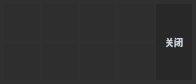
<?xml version="1.0" encoding="UTF-8"?>
<ui version="4.0">
 <class>QYDlgPano</class>
 <widget class="QWidget" name="QYDlgPano">
  <property name="geometry">
   <rect>
    <x>0</x>
    <y>0</y>
    <width>196</width>
    <height>84</height>
   </rect>
  </property>
  <property name="styleSheet">
   <string notr="true">QWidget{
color:rgba(200,207,217,255);
font-family:&quot;微软雅黑&quot;;
font-size:9px;
font-weight:bold;
background-color: rgba(48,48,48,255);
border-width: 0px;
border-style: solid;
border-radius:0px;
border-image:url(&quot;&quot;);
border-color:rgba(160,160,160,255);
}</string>
  </property>
  <widget class="QPushButton" name="butPano_1">
   <property name="geometry">
    <rect>
     <x>4</x>
     <y>4</y>
     <width>36</width>
     <height>36</height>
    </rect>
   </property>
   <property name="focusPolicy">
    <enum>Qt::NoFocus</enum>
   </property>
   <property name="styleSheet">
    <string notr="true">QWidget{
background-color:rgba(0,0,0,10);
border-image:url(&quot;:/QYRTSPWidget/16_0&quot;);
}
QPushButton:hover{
background-color:rgba(0,0,0,40);
}
QPushButton:pressed{
background-color:rgba(0,0,0,80);
margin-left:2px;
margin-top:2px;
}
</string>
   </property>
   <property name="text">
    <string/>
   </property>
   <property name="KeepAspect" stdset="0">
    <number>1</number>
   </property>
  </widget>
  <widget class="QPushButton" name="butPano_2">
   <property name="geometry">
    <rect>
     <x>42</x>
     <y>4</y>
     <width>36</width>
     <height>36</height>
    </rect>
   </property>
   <property name="focusPolicy">
    <enum>Qt::NoFocus</enum>
   </property>
   <property name="styleSheet">
    <string notr="true">QWidget{
background-color:rgba(0,0,0,10);
border-image:url(&quot;:/QYRTSPWidget/16_1&quot;);
}
QPushButton:hover{
background-color:rgba(0,0,0,40);
}
QPushButton:pressed{
background-color:rgba(0,0,0,80);
margin-left:2px;
margin-top:2px;
}
</string>
   </property>
   <property name="text">
    <string/>
   </property>
   <property name="KeepAspect" stdset="0">
    <number>1</number>
   </property>
  </widget>
  <widget class="QPushButton" name="butPano_3">
   <property name="geometry">
    <rect>
     <x>80</x>
     <y>4</y>
     <width>36</width>
     <height>36</height>
    </rect>
   </property>
   <property name="focusPolicy">
    <enum>Qt::NoFocus</enum>
   </property>
   <property name="styleSheet">
    <string notr="true">QWidget{
background-color:rgba(0,0,0,10);
border-image:url(&quot;:/QYRTSPWidget/16_2&quot;);
}
QPushButton:hover{
background-color:rgba(0,0,0,40);
}
QPushButton:pressed{
background-color:rgba(0,0,0,80);
margin-left:2px;
margin-top:2px;
}
</string>
   </property>
   <property name="text">
    <string/>
   </property>
   <property name="KeepAspect" stdset="0">
    <number>1</number>
   </property>
  </widget>
  <widget class="QPushButton" name="butPano_4">
   <property name="geometry">
    <rect>
     <x>118</x>
     <y>4</y>
     <width>36</width>
     <height>36</height>
    </rect>
   </property>
   <property name="focusPolicy">
    <enum>Qt::NoFocus</enum>
   </property>
   <property name="styleSheet">
    <string notr="true">QWidget{
background-color:rgba(0,0,0,10);
border-image:url(&quot;:/QYRTSPWidget/16_3&quot;);
}
QPushButton:hover{
background-color:rgba(0,0,0,40);
}
QPushButton:pressed{
background-color:rgba(0,0,0,80);
margin-left:2px;
margin-top:2px;
}
</string>
   </property>
   <property name="text">
    <string/>
   </property>
   <property name="KeepAspect" stdset="0">
    <number>1</number>
   </property>
  </widget>
  <widget class="QPushButton" name="butPano_6">
   <property name="geometry">
    <rect>
     <x>42</x>
     <y>44</y>
     <width>36</width>
     <height>36</height>
    </rect>
   </property>
   <property name="focusPolicy">
    <enum>Qt::NoFocus</enum>
   </property>
   <property name="styleSheet">
    <string notr="true">QWidget{
background-color:rgba(0,0,0,10);
border-image:url(&quot;:/QYRTSPWidget/16_5&quot;);
}
QPushButton:hover{
background-color:rgba(0,0,0,40);
}
QPushButton:pressed{
background-color:rgba(0,0,0,80);
margin-left:2px;
margin-top:2px;
}
</string>
   </property>
   <property name="text">
    <string/>
   </property>
   <property name="KeepAspect" stdset="0">
    <number>1</number>
   </property>
  </widget>
  <widget class="QPushButton" name="butPano_7">
   <property name="geometry">
    <rect>
     <x>80</x>
     <y>44</y>
     <width>36</width>
     <height>36</height>
    </rect>
   </property>
   <property name="focusPolicy">
    <enum>Qt::NoFocus</enum>
   </property>
   <property name="styleSheet">
    <string notr="true">QWidget{
background-color:rgba(0,0,0,10);
border-image:url(&quot;:/QYRTSPWidget/16_6&quot;);
}
QPushButton:hover{
background-color:rgba(0,0,0,40);
}
QPushButton:pressed{
background-color:rgba(0,0,0,80);
margin-left:2px;
margin-top:2px;
}
</string>
   </property>
   <property name="text">
    <string/>
   </property>
   <property name="KeepAspect" stdset="0">
    <number>1</number>
   </property>
  </widget>
  <widget class="QPushButton" name="butPano_8">
   <property name="geometry">
    <rect>
     <x>118</x>
     <y>44</y>
     <width>36</width>
     <height>36</height>
    </rect>
   </property>
   <property name="focusPolicy">
    <enum>Qt::NoFocus</enum>
   </property>
   <property name="styleSheet">
    <string notr="true">QWidget{
background-color:rgba(0,0,0,10);
border-image:url(&quot;:/QYRTSPWidget/16_7&quot;);
}
QPushButton:hover{
background-color:rgba(0,0,0,40);
}
QPushButton:pressed{
background-color:rgba(0,0,0,80);
margin-left:2px;
margin-top:2px;
}
</string>
   </property>
   <property name="text">
    <string/>
   </property>
   <property name="KeepAspect" stdset="0">
    <number>1</number>
   </property>
  </widget>
  <widget class="QPushButton" name="butPano_5">
   <property name="geometry">
    <rect>
     <x>4</x>
     <y>44</y>
     <width>36</width>
     <height>36</height>
    </rect>
   </property>
   <property name="focusPolicy">
    <enum>Qt::NoFocus</enum>
   </property>
   <property name="styleSheet">
    <string notr="true">QWidget{
background-color:rgba(0,0,0,10);
border-image:url(&quot;:/QYRTSPWidget/16_4&quot;);
}
QPushButton:hover{
background-color:rgba(0,0,0,40);
}
QPushButton:pressed{
background-color:rgba(0,0,0,80);
margin-left:2px;
margin-top:2px;
}
</string>
   </property>
   <property name="text">
    <string/>
   </property>
   <property name="KeepAspect" stdset="0">
    <number>1</number>
   </property>
  </widget>
  <widget class="QPushButton" name="butOff">
   <property name="geometry">
    <rect>
     <x>156</x>
     <y>4</y>
     <width>36</width>
     <height>76</height>
    </rect>
   </property>
   <property name="focusPolicy">
    <enum>Qt::NoFocus</enum>
   </property>
   <property name="styleSheet">
    <string notr="true">QWidget{
background-color:rgba(40,40,40,255);
}
QPushButton:hover{
background-color:rgba(84,84,84,255);
}
QPushButton:pressed{
background-color:rgba(32,32,32,255);
margin-left:2px;
margin-top:2px;
}
</string>
   </property>
   <property name="text">
    <string>关闭</string>
   </property>
   <property name="KeepAspect" stdset="0">
    <number>1</number>
   </property>
  </widget>
 </widget>
 <resources/>
 <connections/>
</ui>
